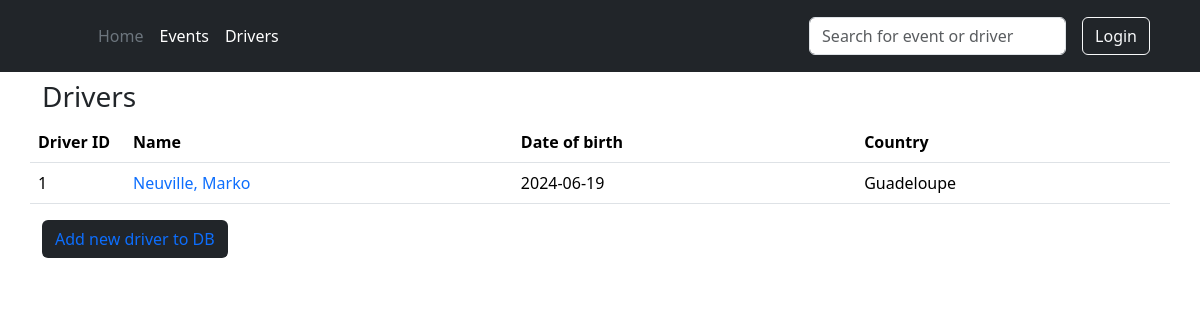
Page /all_drivers on the committed database.
### models/driver.py (models this page shows, shortened)
class DriverModel(db.Model):
    __tablename__ = "drivers"
    id = db.Column(db.Integer, primary_key=True)
    first_name = db.Column(db.String(30), nullable=False)
    last_name = db.Column(db.String(30), nullable=False)
    birth_date = db.Column(db.Date, nullable=True)
    country = db.Column(db.String(40), nullable=True)
    results = db.relationship("ResultModel", back_populates="driver")
    events = db.Relationship("EventModel", back_populates="drivers", secondary="event_driver_link")
    __table_args__ = (
        db.UniqueConstraint('first_name', 'last_name', 'birth_date', name='uix_1'),
    )

### blueprints/driver.py (the view)
@blp.route('/all_drivers')
def all_drivers():
    all_drivers_list = [item.__dict__ for item in DriverModel.query.all()]
    return render_template('all_drivers.html', all_drivers=all_drivers_list)

### templates/all_drivers.html (shortened to what this page needs)
{% extends 'base.html' %}
{% block header %}
{% include "header.html" %}
{% endblock %}
{% block content %}
<div class="container py-2">
    <div class="row col-xxl-12">
        <h3>Drivers</h3>
        <table class="table">
            <thead>
            <tr>
                <th scope="col" class="col-1">Driver ID</th>
                <th scope="col">Name</th>
                <th scope="col">Date of birth</th>
                <th scope="col">Country</th>
            </tr>
            </thead>
            {% for driver in all_drivers %}
            <tr>
                <td>{{ driver.id }}</td>
                <td>
                    <a href="{{ url_for('driver.driver', driver_id=driver.id) }}">{{ driver.last_name }}, {{ driver.first_name }}</a>
                </td>
                <td>{{ driver.birth_date }}</td>
                <td>{{ driver.country }}</td>
            </tr>
            {% endfor %}
        </table>
    </div>
    <div>
        <button class="btn custom_button">
            <a href="{{ url_for('driver.add_new_driver') }}">Add new driver to DB</a>
        </button>
    </div>
    {% endblock %}

### static/css/styles.css (style rules this page uses)
.custom_button { --bs-btn-bg: rgb(33 37 41); --bs-btn-color: #fff; text-decoration: none; }

### rows in the picture
DriverModel: id "1", last_name "Neuville", first_name "Marko", birth_date "2024-06-19", country "Guadeloupe"
